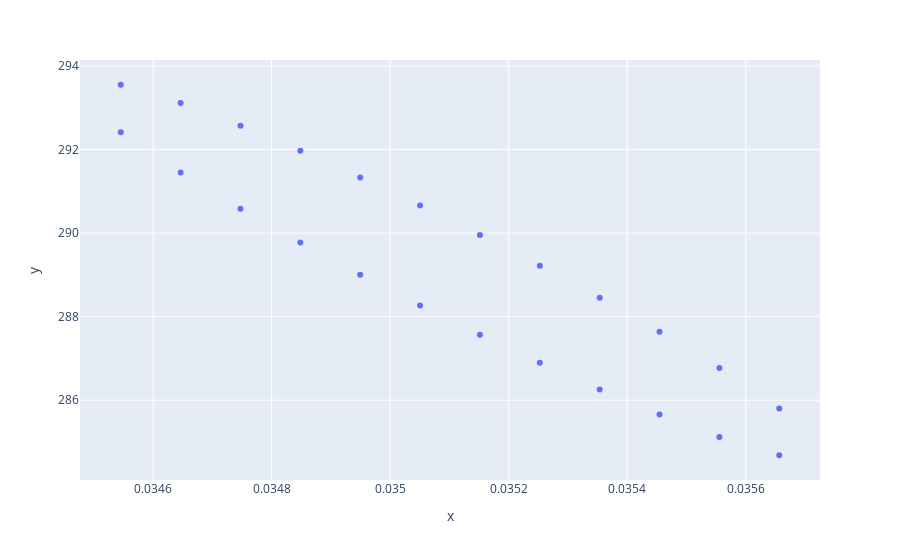

Notebook code cell kept with this figure:
### Code cell
import plotly.express as px

ellipse = get_ellipse(
        eq_at, p, eps=1, params=params)
fig = px.scatter(ellipse, x="x", y="y")
fig.show()

### Figure 1 — Plotly figure (JSON) as saved in the notebook; plotly's stock layout.template omitted (floating-point values rounded to 4 significant figures)
{"data": [{"hovertemplate": "x=%{x}<br>y=%{y}<extra></extra>", "legendgroup": "", "marker": {"color": "#636efa", "symbol": "circle"}, "mode": "markers", "name": "", "orientation": "v", "showlegend": false, "type": "scatter", "x": [0.03566, 0.03455, 0.03525, 0.03495, 0.03556, 0.03535, 0.03505, 0.03525, 0.03545, 0.03535, 0.03566, 0.03556, 0.03475, 0.03505, 0.03485, 0.03465, 0.03485, 0.03455, 0.03465, 0.03515, 0.03515, 0.03475, 0.03495, 0.03545], "xaxis": "x", "y": [285.8, 292.4, 286.9, 289.0, 285.1, 288.5, 288.3, 289.2, 287.6, 286.3, 284.7, 286.8, 290.6, 290.7, 292.0, 291.4, 289.8, 293.5, 293.1, 290.0, 287.6, 292.6, 291.3, 285.7], "yaxis": "y"}], "layout": {"legend": {"tracegroupgap": 0}, "margin": {"t": 60}, "xaxis": {"anchor": "y", "domain": [0, 1], "title": {"text": "x"}}, "yaxis": {"anchor": "x", "domain": [0, 1], "title": {"text": "y"}}}}
